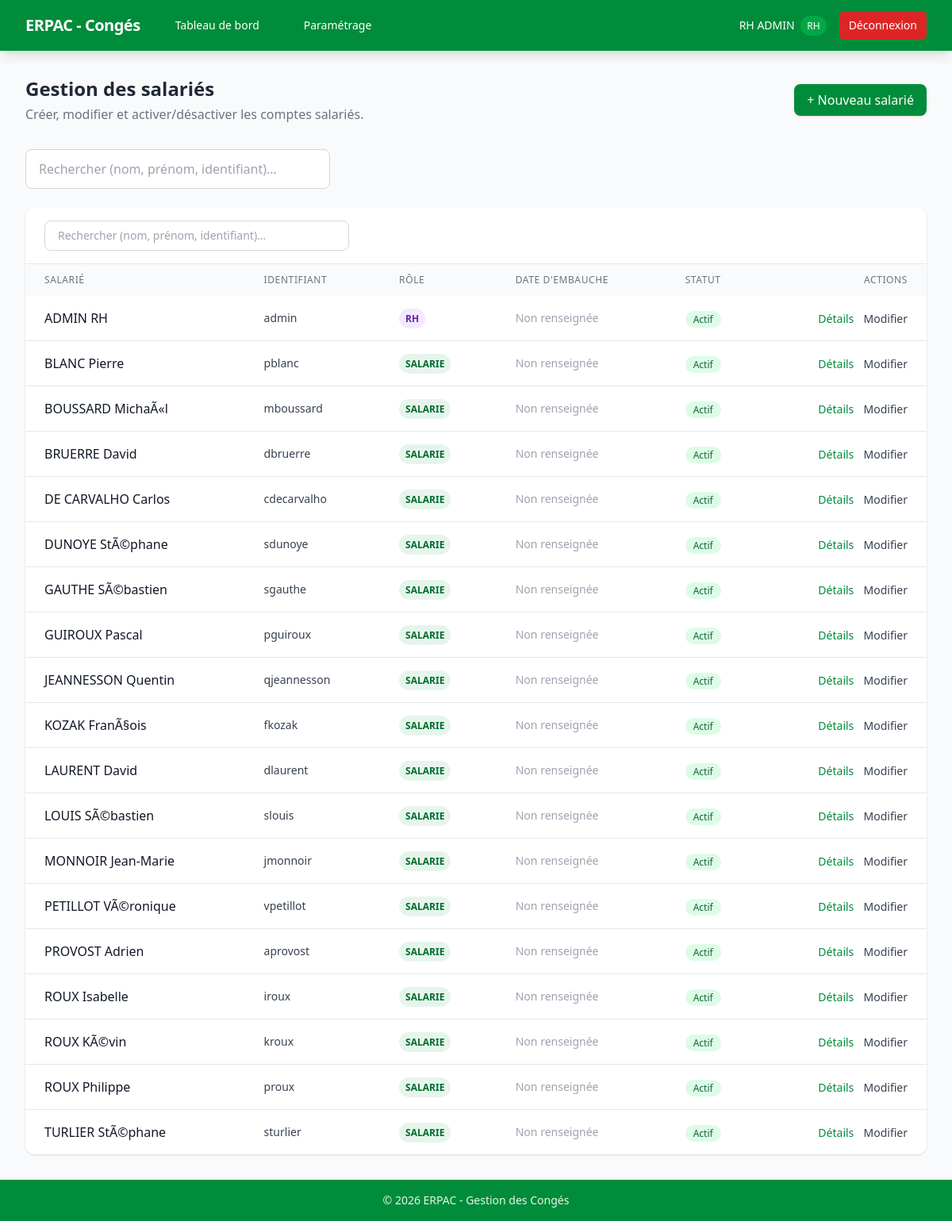
The page /rh/salaries (signed in) on the database as committed earlier.
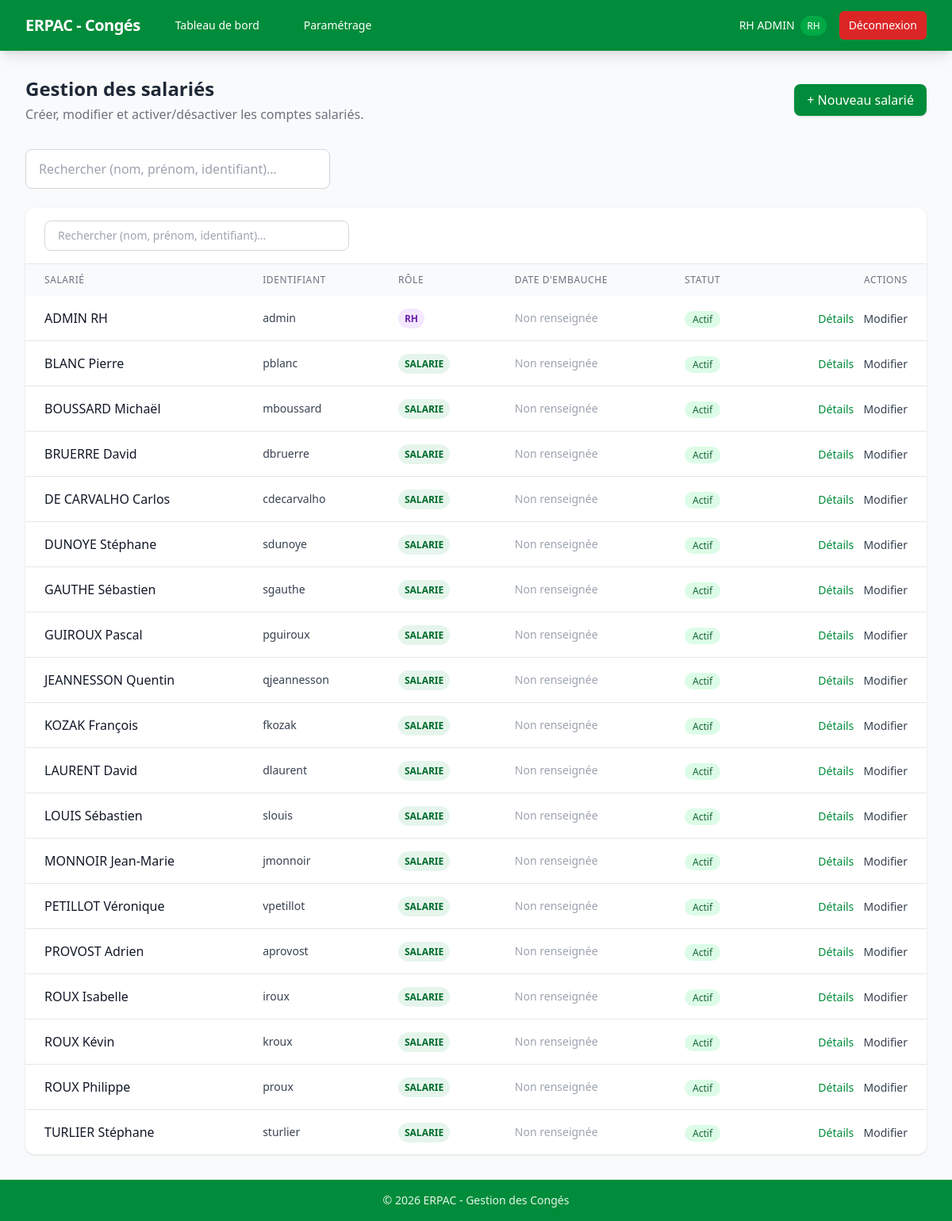
The same page on the database as committed later.
### models/user.py (models this page shows, shortened)
class User(UserMixin, db.Model):
    __tablename__ = "users"
    id = db.Column(db.Integer, primary_key=True)
    nom = db.Column(db.String(100), nullable=False)
    prenom = db.Column(db.String(100), nullable=False)
    identifiant = db.Column(db.String(100), unique=True, nullable=False)
    mot_de_passe_hash = db.Column(db.String(200), nullable=False)
    role = db.Column(db.String(20), nullable=False, default="salarie")  # "rh" ou "salarie"
    actif = db.Column(db.Boolean, default=True)
    date_embauche = db.Column(db.Date, nullable=True)
    conges = db.relationship("Conge", backref="utilisateur", lazy=True, cascade="all, delete-orphan")
    allocations = db.relationship("AllocationConge", backref="utilisateur", lazy=True, cascade="all, delete-orphan")

### routes/rh.py (the view)
@rh_bp.route("/salaries")
@rh_required
def liste_salaries():
    salaries = User.query.order_by(User.nom, User.prenom).all()
    return render_template("rh/salaries.html", salaries=salaries)

### routes/rh.py (called while the page is built)
def rh_required(f):
    @wraps(f)
    @login_required
    def decorated_function(*args, **kwargs):
        if current_user.role != "rh":
            flash("Accès réservé aux gestionnaires RH.", "error")
            return redirect(url_for("auth.login"))
        return f(*args, **kwargs)
    return decorated_function

### templates/rh/salaries.html (shortened to what the changed rows need)
{% extends "base.html" %}
{% block content %}
<div class="mb-8 flex items-center justify-between">
    <div>
        <h1 class="text-2xl font-bold text-gray-800">Gestion des salariés</h1>
    </div>
</div>
<div class="bg-white rounded-xl shadow overflow-hidden" x-data="{ search: '' }">
    <table class="w-full">
        <thead class="bg-gray-50">
            <tr>
                <th class="px-6 py-3 text-left text-xs font-medium text-gray-500 uppercase tracking-wider">Salarié</th>
                <th class="px-6 py-3 text-left text-xs font-medium text-gray-500 uppercase tracking-wider">Identifiant</th>
                <th class="px-6 py-3 text-left text-xs font-medium text-gray-500 uppercase tracking-wider">Rôle</th>
                <th class="px-6 py-3 text-left text-xs font-medium text-gray-500 uppercase tracking-wider">Date d'embauche</th>
                <th class="px-6 py-3 text-left text-xs font-medium text-gray-500 uppercase tracking-wider">Statut</th>
                <th class="px-6 py-3 text-right text-xs font-medium text-gray-500 uppercase tracking-wider">Actions</th>
            </tr>
        </thead>
        <tbody class="divide-y divide-gray-200">
            {% for salarie in salaries %}
            <tr class="hover:bg-gray-50 transition"
                x-show="search === '' || '{{ salarie.nom|lower }} {{ salarie.prenom|lower }} {{ salarie.identifiant|lower }}'.includes(search.toLowerCase())">
                <td class="px-6 py-4">
                    <div class="font-medium text-gray-900">{{ salarie.nom }} {{ salarie.prenom }}</div>
                </td>
                <td class="px-6 py-4 text-sm text-gray-700">
                    {{ salarie.identifiant }}
                </td>
                <td class="px-6 py-4 text-sm text-gray-700">
                    <span class="px-2 py-1 rounded-full text-xs font-semibold
                        {% if salarie.role == 'rh' %}bg-purple-100 text-purple-800
                        {% else %}bg-erpac-100 text-erpac-800{% endif %}">
                        {{ salarie.role|upper }}
                    </span>
                </td>
                <td class="px-6 py-4 text-sm text-gray-700">
                    {% if salarie.date_embauche %}
                        {{ salarie.date_embauche.strftime('%d/%m/%Y') }}
                    {% else %}
                        <span class="text-gray-400">Non renseignée</span>
                    {% endif %}
                </td>
                <td class="px-6 py-4">
                    {% if salarie.actif %}
                        <span class="bg-green-100 text-green-800 text-xs font-medium px-2.5 py-0.5 rounded-full">Actif</span>
                    {% else %}
                        <span class="bg-red-100 text-red-800 text-xs font-medium px-2.5 py-0.5 rounded-full">Inactif</span>
                    {% endif %}
                </td>
                <td class="px-6 py-4 text-right space-x-2">
                    <a href="{{ url_for('rh.salarie_detail', user_id=salarie.id) }}"
                       class="text-erpac-primary hover:text-erpac-dark text-sm font-medium">Détails</a>
                    <a href="{{ url_for('rh.modifier_salarie', user_id=salarie.id) }}"
                       class="text-gray-700 hover:text-gray-900 text-sm font-medium">Modifier</a>
                </td>
            </tr>
            {% endfor %}
        </tbody>
    </table>
</div>
{% endblock %}

Rows that differ between the two databases and show on the page:
changed User "BOUSSARD": prenom "MichaÃ«l" → "Michaël"
changed User "DUNOYE": prenom "StÃ©phane" → "Stéphane"
changed User "GAUTHE": prenom "SÃ©bastien" → "Sébastien"
changed User "KOZAK": prenom "FranÃ§ois" → "François"
changed User "LOUIS": prenom "SÃ©bastien" → "Sébastien"
changed User "PETILLOT": prenom "VÃ©ronique" → "Véronique"
changed User "kroux": prenom "KÃ©vin" → "Kévin"
changed User "TURLIER": prenom "StÃ©phane" → "Stéphane"
